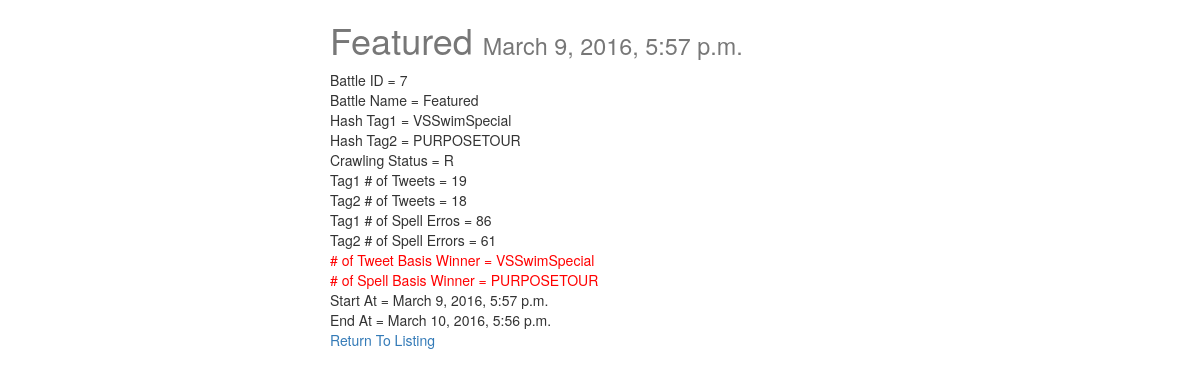
Screenshot of /battles/7/ with the database file from the repository.
### hashtagbattle/models.py (models this page shows, shortened)
class Battle(models.Model):
    default_endtime = datetime.now() + timedelta(days=DEFAULT_BATTLE_END_DAYS)
    battle_id = models.AutoField(primary_key=True)
    battle_name = models.CharField(max_length=120)
    hashtag1 = models.CharField(max_length=250)
    hashtag2 = models.CharField(max_length=250)
    battle_start = models.DateTimeField(auto_now_add=True)
    battle_end = models.DateTimeField(default=default_endtime)
    tag1_num_tweets = models.IntegerField(default=0)
    tag2_num_tweets = models.IntegerField(default=0)
    tag1_num_spell_errors = models.IntegerField(default=0)
    tag2_num_spell_errors = models.IntegerField(default=0)
    num_tweet_winner = models.CharField(max_length=250, default='')
    num_spell_winner = models.CharField(max_length=250, default='')
    timestamp = models.DateTimeField(auto_now_add=True, auto_now=False)
    updated = models.DateTimeField(auto_now_add=False, auto_now=True)
    crawl_status = models.CharField(max_length=1, choices=CRAWL_STATUSES,
                                    default='R')
    class Meta:
        ordering = ["-timestamp", "-updated"]

### hashtagbattle/views.py (the view)
# urls.py: url(r'^(?P<id>\d+)/$', battle_detail, name='detail'),
def battle_detail(request, id=None):
    battle = get_object_or_404(Battle, battle_id=id)
    context = {
        "battle": battle
    }
    return render(request, "battle_details.html", context)

### templates/battle_details.html (shortened to what this page needs)
{% extends "base.html" %}
{% block content %}
<div class="col-sm-6 col-sm-offset-3">
  <h1> {{ battle.battle_name }} <small>{{ battle.timestamp }}</small> </h1>
  Battle ID = {{ battle.battle_id }}<br />
  Battle Name = {{ battle.battle_name }}<br />
  Hash Tag1 = {{ battle.hashtag1 }}<br />
  Hash Tag2 = {{ battle.hashtag2 }}<br />
  Crawling Status = {{ battle.crawl_status }}<br />
  Tag1 # of Tweets = {{ battle.tag1_num_tweets|default:0 }}<br />
  Tag2 # of Tweets = {{ battle.tag2_num_tweets|default:0 }}<br />
  Tag1 # of Spell Erros = {{ battle.tag1_num_spell_errors|default:0 }}<br />
  Tag2 # of Spell Errors = {{ battle.tag2_num_spell_errors|default:0 }}<br />
  <span class='messages'># of Tweet Basis Winner = {{ battle.num_tweet_winner|default:"" }}<br />
  # of Spell Basis Winner = {{ battle.num_spell_winner|default:"" }}<br /></span>
  Start At = {{ battle.battle_start }}<br />
  End At = {{ battle.battle_end }}<br />
  <a href='{% url "battles:list" %}' title='Listing page'>Return To Listing</a>
</div>
{% endblock content %}

### static/css/base.css (style rules this page uses)
h1 { color:#777777 }
.messages { color:red }

### rows the page displays
Battle: battle_name "Featured", timestamp "March 9, 2016, 5:57 p.m.", battle_id "7", hashtag1 "VSSwimSpecial", hashtag2 "PURPOSETOUR", crawl_status "R", tag1_num_tweets "19", tag2_num_tweets "18", tag1_num_spell_errors "86", tag2_num_spell_errors "61", num_tweet_winner "VSSwimSpecial", num_spell_winner "PURPOSETOUR", battle_start "March 9, 2016, 5:57 p.m.", battle_end "March 10, 2016, 5:56 p.m."
